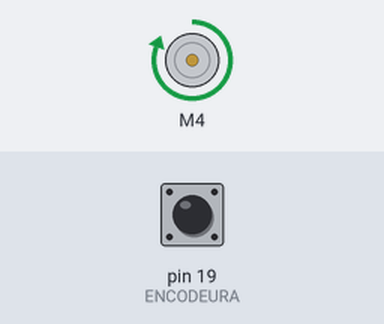
A sketch run on a simulated Arduino Mega 2560, built with avr-gcc and run on an emulated ATmega2560. On the bench: DC motor (green arrow = forward, orange = backward, longer = faster). The inputs (shaded band) are chosen by the test bench; at power-on: pin 19 (ENCODEURA) HIGH. What the sketch prints to the serial monitor is not drawn.

Above: at 0.1 s.
Timing chart, 0 to 1.6 s (numbered marks = the images above):
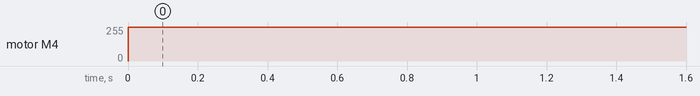

The sketch:

Hall_PWM.ino
```cpp
/*
Ce programme calcule la vitesse de rotation d'un moteur en arrière plan pendant que le loop exécute n'importe quelle action PWM
Le shield doit etre branche sur la MEGA comme un debile, le moteur est alimenté par le shield, le capteur Hall est en +5V et GND sur la arduino et un seul de ses capteur est utilisé, n'importe lequel, et il doit etre branche sur la pin 19
C'est important que ce soit la PIN 19 et pas une autre car c'est une PIN dInterrupt.


*/

#include <AFMotor.h>
#include <TimerOne.h>

#define ENCODEURA 19
//#define ENCODEURB 38

AF_DCMotor motor(4); // Initalisation du moteur branchements sur M4
uint8_t i;
int hallticks;
double speed = 0;

double tickperround = 1400; // Valeur à changer en fonction du capteur à effet hall

void setup() {
  pinMode(ENCODEURA, INPUT_PULLUP);
  //pinMode(ENCODEURB, INPUT_PULLUP);

  attachInterrupt(digitalPinToInterrupt(19), compteur, CHANGE);

  Timer1.initialize(100000); // On défini le timeur : 50000 microseconds ( 0.05 sec - or 20Hz )
  Timer1.attachInterrupt( timerSpeed );

  Serial.begin(9600);           // set up Serial library at 9600 bps
}

void loop() {

  motor.run(FORWARD);
  motor.setSpeed(255);

}


void timerSpeed(){
  //Serial.println(hallticks);
  speed = (hallticks/tickperround)/0.1; // Le 0.1 doit correspondre a la fréquence de relevé de speed ligne 20
  Serial.print("Speed = ");
  Serial.println(speed);
  hallticks = 0;
}

void compteur(){
  hallticks = hallticks + 1;
}
```

Measured:
- by itself, motor M4: stopped → forward 255/255 at 0.00 s
